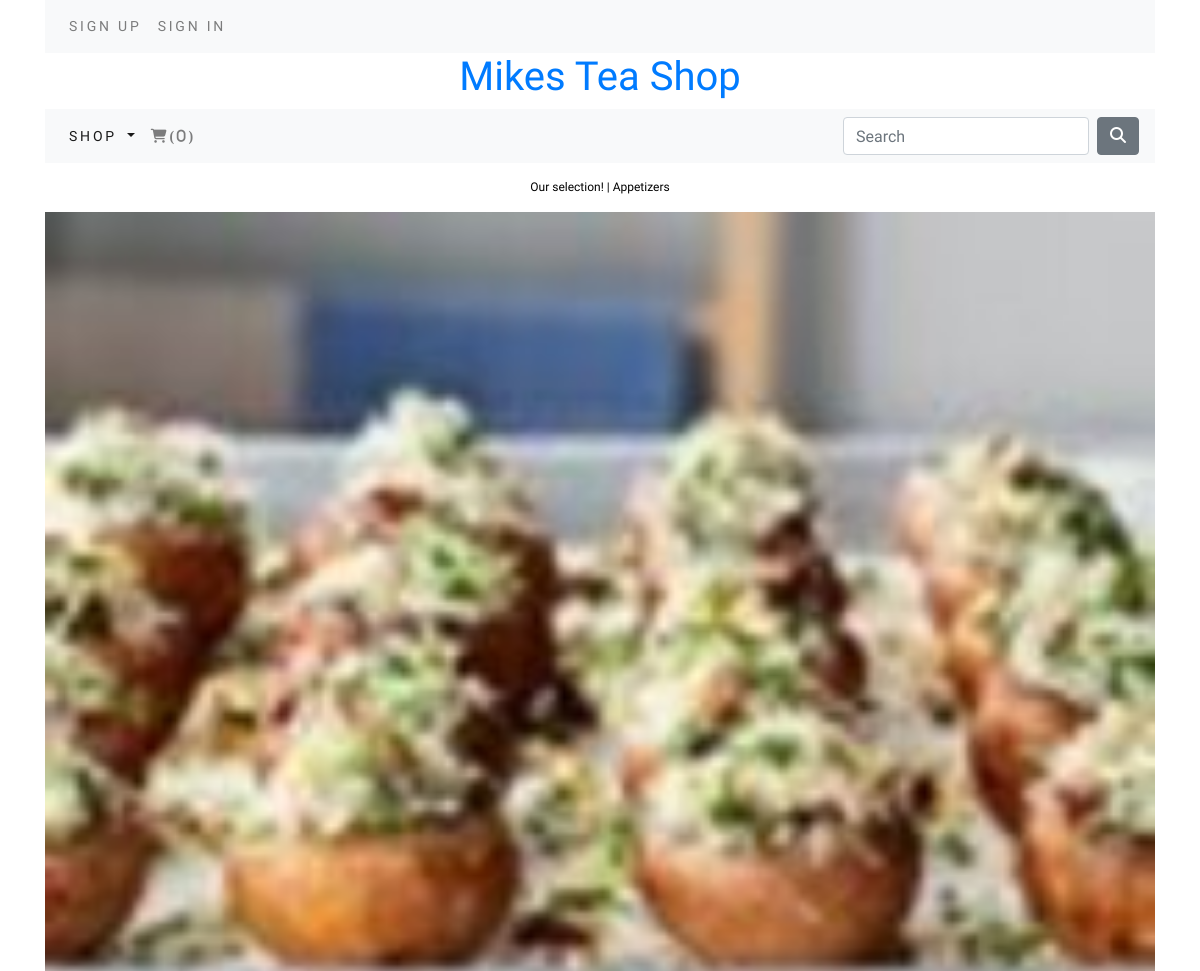
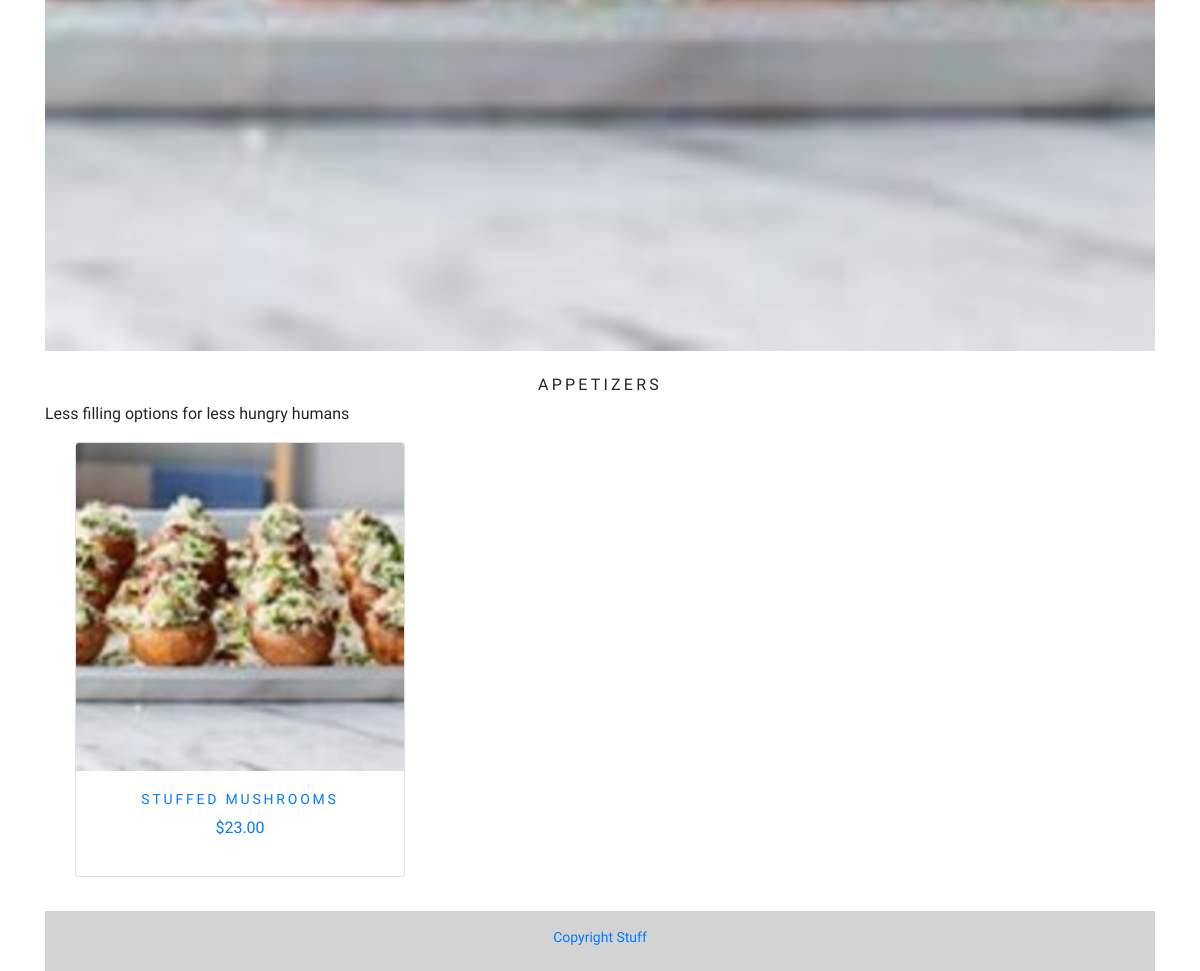
/shop/appetizers/, run on the app's committed database (2 pictures, top to bottom).
### shop/models.py (models this page shows, shortened)
class Category(models.Model):
    name = models.CharField(max_length=250, unique=True)
    slug = models.SlugField(max_length=250, unique=True)
    description = models.TextField(blank=True)
    image = models.ImageField(upload_to='category', blank = True, default='/static/media/category/herbal-tea.jpg')
    class Meta:
        ordering = ('name',)
        verbose_name = 'category'
        verbose_name_plural = 'categories'
    def get_url(self):
        return reverse('shop:products_by_category', args=[self.slug])

class Product(models.Model):
    name = models.CharField(max_length=250, unique=True)
    slug = models.SlugField(max_length=250, unique=True)
    description = models.TextField(blank=True)
    Category = models.ForeignKey(Category, on_delete=models.CASCADE)
    price = models.DecimalField(max_digits=10, decimal_places=2)
    image = models.ImageField(upload_to='product', blank = True, default='/static/media/category/herbal-tea.jpg')
    stock = models.IntegerField()
    available = models.BooleanField(default=True)
    created = models.DateTimeField(auto_now_add=True)
    updated = models.DateTimeField(auto_now = True)
    class Meta:
        ordering = ('name',)
        verbose_name = 'product'
        verbose_name_plural = 'products'
    def get_url(self):
        return reverse('shop:ProdCatDetail', args=[self.Category.slug,self.slug])

### shop/views.py (the view)
# urls.py: path('', views.allProdCat, name='allProdCat'),
def allProdCat(request, c_slug = None):
    catPage = None
    products = None
    if c_slug != None:
        catPage = get_object_or_404(Category, slug = c_slug)
        productsList = Product.objects.filter(Category=catPage,available=True)
    else:
        productsList = Product.objects.all().filter(available=True)
    pr = Paginator(productsList, 6)
    try:
        page = int(request.GET.get('page','1'))
    except:
        page = 1
    try:
        products = pr.page(page)
    except(EmptyPage, InvalidPage):
        products = pr.page(pr.num_pages)
    return render(request, 'shop/category.html',{'Category' : catPage, 'products' : products})

### cart/context_processors.py (called while the page is built)
def counter(request):
    item_count = 0
    if 'admin' in request.path:
        return {}
    else:
        try:
            cart = Cart.objects.filter(cart_id=_cart_id(request))
            cart_items = CartItem.objects.all().filter(cart=cart[:1])
            for cart_item in cart_items:
                item_count += cart_item.quantity
        except Cart.DoesNotExist:
            item_count = 0
    return dict(item_count = item_count)

### cart/views.py (called while the page is built)
def _cart_id(request):
    cart = request.session.session_key
    if not cart:
        cart = request.session.create()
    return cart

### shop/context_processor.py (called while the page is built)
def menu_links(request):
    links = Category.objects.all()
    return dict(links=links)

### shop/templates/shop/category.html (shortened to what this page needs)
{% extends "base.html" %}
{% load staticfiles %}
{% block content %}
    {% if Category %}
        <div class="row my_row_class">
            <div class = "mx-auto center">
                <p><a href="{% url 'shop:allProdCat' %}"> Our selection!</a> | {{Category.name}} </p>
            </div>
        </div>
     {% endif %}
     <div class="mx-auto">
        {% if Category %}
            <img class ="my_image" src = "{{Category.image.url}}" alt="{{Category.name}}">
    </div>
    <br>
    <div>
        <h1 class = "text-center my_title">{{Category.name}}</h1>
        <p class = "text-justify">{{Category.description}}</p>
    </div>
    {% endif %}
    <div class = "container">
        <div class = "row mx-auto">
        {% for product in products.object_list %}
            <div class = "my_bottom_margin col-9 col-sm-12 col-md-4 col-md-12 col-lg-4">
                <div class="card text-center" style="min-width: 18rem;">
                    {% if product.image %}
                    <a href = "{{product.get_url}}"><img class="card-img-top my_image"src = "{{product.image.url}}" alt = "{{product.name}}"</a>
                    {% endif %}
                 <div class = "card-body">
                    <h4>{{product.name}}</h4>
                    <p>${{product.price}}</p>
                 </div>
                </div>
            </div>
        {% endfor %}
        </div>
        <div class ="mx-auto">
        <br>
    </div>
{% endblock %}

### static/css/custom.css (style rules this page uses)
body { font-family: 'Castoro', serif; }
.my_row_class { padding-top: 15px; }
.my_row_class .mx-auto p { color: #000; font-size: 12px; }
.my_row_class .mx-auto p a { color: #000; font-size: 12px; text-decoration: None; }
.my_image { width: 100%; height: auto; }
.my_title { font-size: 16px; text-transform: uppercase; letter-spacing: .2em; }
.my_bottom_margin { margin-bottom: 10px; }
.card-body h4 { font-size: 14px; text-transform: uppercase; letter-spacing: .2em; }

### data on the page
Category: name "Appetizers", image (picture), name "APPETIZERS", description "Less filling options for less hungry humans"
Product: image (picture), name "STUFFED MUSHROOMS", price "23.00"

### other printed values
{{ item_count }} "0"
